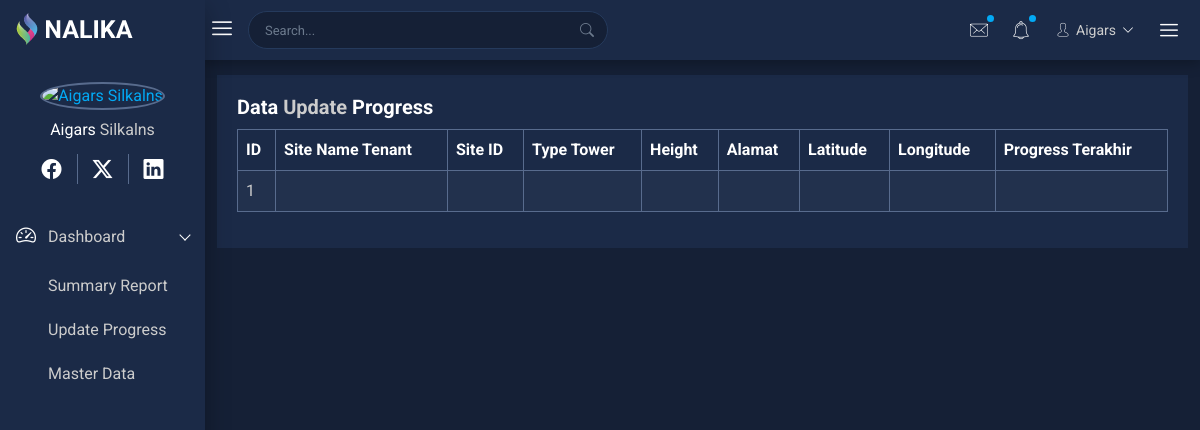
Page /tower/update_progress on the earlier database version.
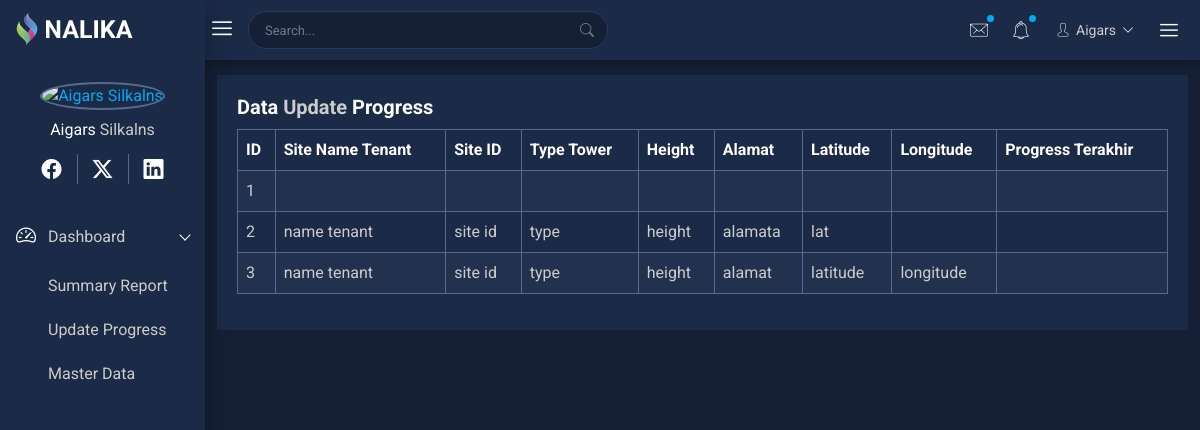
Same page on the later database version.
### tables this page shows
CREATE TABLE `sites`  (
  `id` int NOT NULL AUTO_INCREMENT,
  `project_id` varchar(255) NULL DEFAULT NULL,
  `site_name_po` varchar(255) NULL DEFAULT NULL,
  `site_name_tenant` varchar(255) NULL DEFAULT NULL,
  `site_id` varchar(255) NULL DEFAULT NULL,
  `start` varchar(255) NULL DEFAULT NULL,
  `done` varchar(255) NULL DEFAULT NULL,
  `tenant` varchar(255) NULL DEFAULT NULL,
  `type_tower` varchar(255) NULL DEFAULT NULL,
  `height` varchar(255) NULL DEFAULT NULL,
  `alamat` longtext NULL,
  `latitude` varchar(255) NULL DEFAULT NULL,
  `longitude` varchar(255) NULL DEFAULT NULL,
  `pekerjaan` varchar(255) NULL DEFAULT NULL,
  `area` varchar(255) NULL DEFAULT NULL,
  `mitra` varchar(255) NULL DEFAULT NULL,
  `atp_date` varchar(255) NULL DEFAULT NULL,
  `executive_general_manager` varchar(255) NULL DEFAULT NULL,
  `manager_construction` varchar(255) NULL DEFAULT NULL,
  `gm_area_office` varchar(255) NULL DEFAULT NULL,
  `manager_const` varchar(255) NULL DEFAULT NULL,
  `project_management` varchar(255) NULL DEFAULT NULL,
  `waspang_area` varchar(255) NULL DEFAULT NULL,
  `date_created` datetime NULL DEFAULT NULL,
  `date_modified` datetime NULL DEFAULT NULL,
  PRIMARY KEY (`id`) USING BTREE
);

### application/controllers/Tower.php (called while the page is built, shortened)
<?php
class Tower extends CI_Controller {
	public function __construct()
	{
		$this->load->library('form_validation');
		$this->load->model('Model_tower');
	}
	public function update_progress()
	{
		$data['loadMaster'] = $this->Model_tower->loadMaster();
		$data['categories'] = $this->db
			->select('section.name as section, photo_categories.*')
			->from('photo_categories')
			->join('section', 'section.id = photo_categories.section_id', 'left')
			->order_by('photo_categories.section_id', 'ASC')
			->get()
			->result_array();
		$this->load->view('dashboard/header');
		$this->load->view('dashboard/sidebar');
		$this->load->view('dashboard/navbar');
		$this->load->view('progress/update_progress', $data);
		$this->load->view('dashboard/footer');
		$this->load->view('dashboard/script');
	}
}

### index.php (called while the page is built, shortened)
<?php
require_once BASEPATH . 'core/CodeIgniter.php';

### application/models/Model_tower.php (called while the page is built, shortened)
<?php defined('BASEPATH') or exit('No direct script access allowed');
class Model_tower extends CI_Model
{
    public function loadMaster(){
        $result = $this->db->get('sites');
        return $result->result_array();
    }
}

### application/views/progress/update_progress.php (the view, shortened to what this page needs)
<div class="data-table-area mg-tb-15">
    <div class="container-fluid">
        <div class="row">
            <div class="col-lg-12 col-md-12 col-sm-12 col-12">
                <div class="sparkline13-list">
                    <div class="sparkline13-hd">
                        <div class="main-sparkline13-hd">
                            <h1>Data <span class="table-project-n">Update</span> Progress</h1>
                        </div>
                    </div>
                    <div class="sparkline13-graph ">
                        <div class="datatable-dashv1-list custom-datatable-overright table-responsive">
                            <table class="table tabledata table-bordered table-hover table-striped">
                                <thead>
                                    <tr>
                                        <th>ID</th>
                                        <th>Site Name Tenant</th>
                                        <th>Site ID</th>
                                        <th>Type Tower</th>
                                        <th>Height</th>
                                        <th>Alamat</th>
                                        <th>Latitude</th>
                                        <th>Longitude</th>
                                        <th>Progress Terakhir</th>
                                    </tr>
                                </thead>
                                <tbody>
                                    <?php $no = 1; ?>
                                    <?php foreach ($loadMaster as $lm) : ?>
                                        <tr class="row-site" data-id="<?= $lm['id'] ?>" data-project="<?= $lm['project_id'] ?>" data-site="<?= $lm['site_id'] ?>" data-name="<?= $lm['site_name_po'] ?>" data-pekerjaan="<?= $lm['pekerjaan'] ?>">
                                            <td><?= $no ?></td>
                                            <td><?= $lm['site_name_tenant'] ?></td>
                                            <td><?= $lm['site_id'] ?></td>
                                            <td><?= $lm['type_tower'] ?></td>
                                            <td><?= $lm['height'] ?></td>
                                            <td><?= $lm['alamat'] ?></td>
                                            <td><?= $lm['latitude'] ?></td>
                                            <td><?= $lm['longitude'] ?></td>
                                            <td><?= $lm['progress'] ?></td>
                                        </tr>
                                        <?php $no++ ?>
                                    <?php endforeach; ?>
                                </tbody>
                            </table>
                        </div>
                    </div>
                </div>
            </div>
        </div>
    </div>
</div>

### application/views/dashboard/header.php (shortened to what this page needs)
<!doctype html>
<html lang="en" data-bs-theme="dark">
<head>
  <link rel="stylesheet" href="https://cdn.jsdelivr.net/npm/bootstrap@5.3.8/dist/css/bootstrap.min.css">
  <link rel="stylesheet" href="https://cdn.jsdelivr.net/npm/bootstrap-icons@1.13.1/font/bootstrap-icons.min.css">
  <link rel="stylesheet" href="<?= base_url('assets/') ?>css/nalika-icon.css?time=<?= time() ?>">
  <link rel="stylesheet" href="https://cdn.jsdelivr.net/npm/swiper@12/swiper-bundle.min.css">
  <link rel="stylesheet" href="https://cdn.jsdelivr.net/npm/aos@2.3.4/dist/aos.css">
  <link rel="stylesheet" href="https://cdn.jsdelivr.net/npm/simplebar@6.2.7/dist/simplebar.min.css">
  <link rel="stylesheet" href="<?= base_url('assets/') ?>js/main.js?time=<?= time() ?>">
  <link rel="stylesheet" href="https://cdn.datatables.net/2.3.7/css/dataTables.bootstrap5.min.css">
  <link rel="stylesheet" href="https://cdn.datatables.net/responsive/3.0.8/css/responsive.bootstrap5.min.css">
  <link rel="stylesheet" href="<?= base_url('assets/') ?>css/main.css?time=<?= time() ?>">
  <link rel="stylesheet" href="<?= base_url('assets/css/') ?>style.css?time=<?= time() ?>">
  <link rel="stylesheet" href="<?= base_url('assets/') ?>css/responsive.css?time=<?= time() ?>">
  <link rel="stylesheet" href="<?= base_url('assets/') ?>css/custom.css?time=<?= time() ?>">
</head>

### application/views/dashboard/sidebar.php (shortened to what this page needs)
<body>
    <div class="left-sidebar-pro">
        <nav id="sidebar" class="">
            <div class="sidebar-header">
                <a href="index.html"><img class="main-logo" src="<?= base_url('assets/') ?>img/logo/logo.png" alt="" /></a>
            </div>
            <div class="nalika-profile">
                <div class="profile-dtl">
                    <a href="#"><img src="https://avatars.githubusercontent.com/u/3451398?s=200&v=4" alt="Aigars Silkalns" /></a>
                    <h2>Aigars <span class="min-dtn">Silkalns</span></h2>
                </div>
                <div class="profile-social-dtl">
                    <ul class="dtl-social">
                        <li><a href="#"><i class="bi bi-facebook"></i></a></li>
                        <li><a href="#"><i class="bi bi-twitter-x"></i></a></li>
                        <li><a href="#"><i class="bi bi-linkedin"></i></a></li>
                    </ul>
                </div>
            </div>
            <div class="left-custom-menu-adp-wrap comment-scrollbar">
                <nav class="sidebar-nav left-sidebar-menu-pro">
                    <ul class="metismenu" id="menu1">
                        <li class="active">
                            <a class="has-arrow" href="index.html">
                                <i class="bi big-icon bi-speedometer2 icon-wrap"></i>
                                <span class="mini-click-non">Dashboard</span>
                            </a>
                            <ul class="submenu-angle" aria-expanded="true">
                                <li><a title="Main masterData" href="<?= base_url('tower') ?>"><span class="mini-sub-pro">Summary Report</span></a></li>
                                <li><a title="Main masterData" href="<?= base_url('tower/update_progress') ?>"><span class="mini-sub-pro">Update Progress</span></a></li>
                                <li><a title="Main masterData" href="<?= base_url('tower/master') ?>"><span class="mini-sub-pro">Master Data</span></a></li>
                            </ul>
                        </li>
                    </ul>
                </nav>
            </div>
        </nav>
    </div>

### application/views/dashboard/navbar.php (shortened to what this page needs)
<div class="all-content-wrapper">
    <div class="container-fluid">
        <div class="row">
            <div class="col-lg-12 col-md-12 col-sm-12 col-12">
                <div class="logo-pro">
                    <a href="index.html"><img class="main-logo" src="<?= base_url('assets/') ?>img/logo/logo.png" alt="" /></a>
                </div>
            </div>
        </div>
    </div>
    <div class="header-advance-area">
        <div class="header-top-area">
            <div class="container-fluid">
                <div class="nk-header-bar">
                    <button type="button" id="sidebarCollapse" class="btn text-white p-0 me-3 border-0 text-decoration-none" style="font-size:20px;">
                        <i class="icon nalika-menu-task"></i>
                    </button>
                    <div class="nk-header-search d-none d-lg-block">
                        <input type="text" class="nk-search-input" placeholder="Search...">
                    </div>
                    <div class="nk-header-right ms-auto">
                        <div class="dropdown">
                            <a href="#" class="nk-header-icon" data-bs-toggle="dropdown" data-bs-auto-close="outside" aria-expanded="false">
                                <i class="icon nalika-mail"></i>
                                <span class="nk-badge"></span>
                            </a>
                        </div>
                        <div class="dropdown">
                            <a href="#" class="nk-header-icon" data-bs-toggle="dropdown" data-bs-auto-close="outside" aria-expanded="false">
                                <i class="icon nalika-alarm"></i>
                                <span class="nk-badge"></span>
                            </a>
                        </div>
                        <div class="dropdown">
                            <a href="#" class="nk-header-icon nk-header-user" data-bs-toggle="dropdown" aria-expanded="false">
                                <i class="icon nalika-user"></i>
                                <span class="nk-user-name d-none d-md-inline">Aigars</span>
                                <i class="bi bi-chevron-down" style="font-size:12px;"></i>
                            </a>
                        </div>
                        <div class="dropdown">
                            <a href="#" class="nk-header-icon" data-bs-toggle="dropdown" data-bs-auto-close="outside" aria-expanded="false">
                                <i class="icon nalika-menu-task"></i>
                            </a>
                        </div>
                    </div>
                </div>
            </div>
        </div>
    </div>

### application/views/dashboard/script.php (shortened to what this page needs)
</body>
</html>

### assets/css/custom.css (style rules this page uses)
.row-site { cursor: pointer; }

Differences in the rows shown:
added sites: site_name_tenant "name tenant", site "site id", type_tower "type", height "height", alamat "alamata", latitude "lat"
added sites: site_name_tenant "name tenant", site "site id", type_tower "type", height "height", alamat "alamat", latitude "latitude", longitude "longitude"
